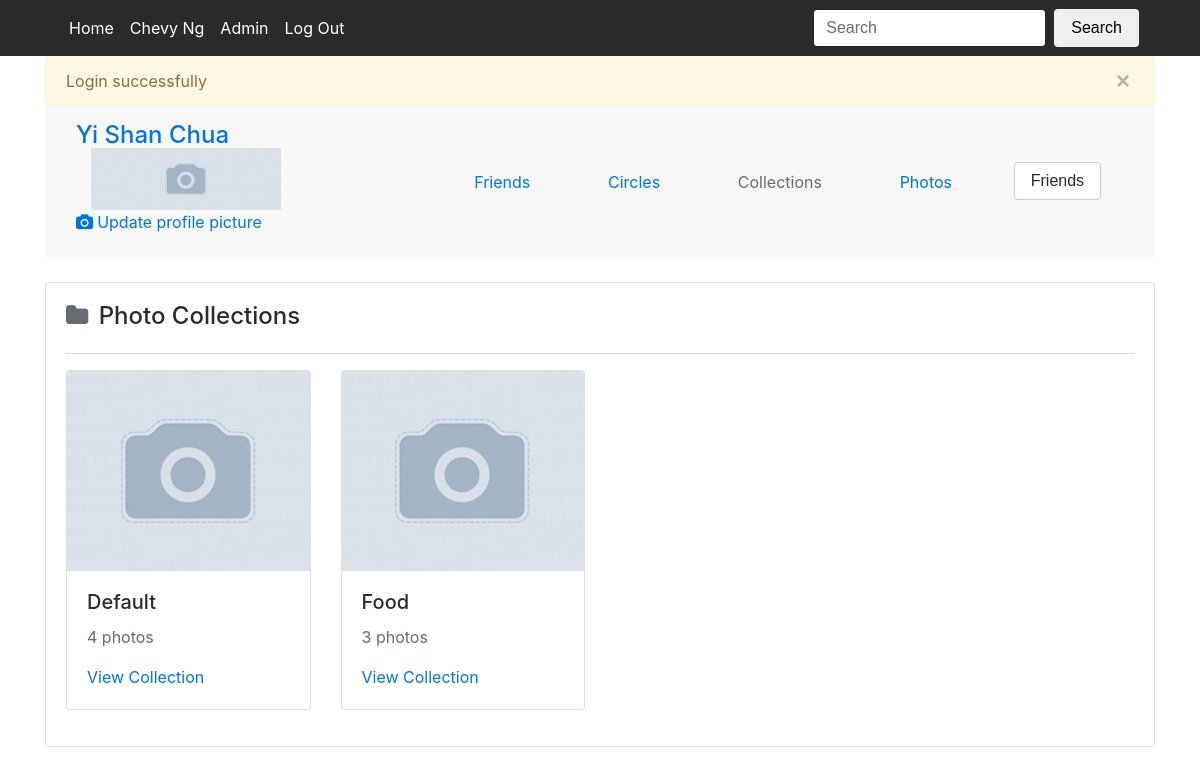
/2/collection (signed in), run on the app's committed database.
### tables this page shows
CREATE TABLE `user` (
	`userID` INT NOT NULL AUTO_INCREMENT,
	`first_name` VARCHAR(255) NOT NULL,
	`last_name` VARCHAR(255) NOT NULL,
	`email` VARCHAR(255) NOT NULL,
	`password` VARCHAR(255) NOT NULL,
	`photo_path` VARCHAR(255) NOT NULL DEFAULT 'path',
	`privacy` TINYINT NOT NULL DEFAULT '1',
	`admin` TINYINT NOT NULL DEFAULT '0',
	`CREATED_AT` TIMESTAMP NOT NULL DEFAULT CURRENT_TIMESTAMP,
	`UPDATED_AT` TIMESTAMP NOT NULL,
	PRIMARY KEY (`userID`),
	UNIQUE (`email`)
);

CREATE TABLE `photoCollection` (
	`collectionID` INT NOT NULL AUTO_INCREMENT,
	`userID` INT NOT NULL,
	`name` VARCHAR(255) NOT NULL,
	`accessRights` TINYINT NOT NULL DEFAULT '2',
	`CREATED_AT` TIMESTAMP NOT NULL DEFAULT CURRENT_TIMESTAMP,
	`UPDATED_AT` TIMESTAMP NOT NULL,
	PRIMARY KEY (`collectionID`),
	FOREIGN KEY (`userID`) REFERENCES `user`(`userID`) ON DELETE CASCADE ON UPDATE CASCADE
);

### application/controller/collection_controller.php (called while the page is built, shortened)
<?php
require_once APP . 'model/user.php';
require_once APP . 'model/collection.php';
class CollectionController
{
  function __construct()
  {
    if (isset($_SESSION['current_user'])) {
      $this->current_userID = $_SESSION['current_user']->userID;
    }
  }
  public function user_index($collection_userID)
  {
    $model = new User();
    $user = $model->find_by_id($collection_userID);
    if (can_access_user($this->current_userID, $collection_userID) == false) {
      $_SESSION['message'] = 'You dont have rights to view collections of ' . user_name($user->userID);
      Redirect(URL);
    }
    $is_friend = $model->is_friend($this->current_userID, $collection_userID);
    $model = new Collection();
    $collections_owned = $model->find_user_collection($collection_userID);
    require APP . 'view/_templates/header.php';
    require APP . 'view/collections/index.php';
    require APP . 'view/_templates/footer.php';
  }
}
?>

### public/index.php (called while the page is built, shortened)
<?php
require APP . 'libs/helper.php';
$app = new Application();
?>

### application/core/model.php (called while the page is built, shortened)
<?php
class Model
{
  private function openDatabaseConnection()
  {
    $options = array(PDO::ATTR_DEFAULT_FETCH_MODE => PDO::FETCH_OBJ, PDO::ATTR_ERRMODE => PDO::ERRMODE_WARNING);
    $this->db = new PDO(DB_TYPE . ':host=' . DB_HOST . ';dbname=' . DB_NAME . ';charset=' . DB_CHARSET, DB_USER, DB_PASS, $options);
  }
}
?>

### application/model/user.php (called while the page is built, shortened)
<?php
require_once APP . 'core/model.php';
class User extends Model
{
  public function find_by_id($userID)
  {
    $sql = "SELECT first_name, last_name, userID, email, password, privacy, photo_path
            FROM user
            WHERE userID = :userID
            LIMIT 1";
    $query = $this->db->prepare($sql);
    $params = array(':userID' => $userID);
    $query->execute($params);
    return $query->fetch();
  }
  public function is_friend($userID,$userID_2)
  {
    $sql = "SELECT status
            FROM relationship
            WHERE
              (userID = :userID AND userID_2 = :userID_2)
              OR (userID = :userID_2  AND userID_2 = :userID)";
    $query = $this->db->prepare($sql);
    $params = array(':userID' => $userID,
                    ':userID_2' => $userID_2);
    $query->execute($params);
    return $query->fetch();
  }
}
?>

### application/libs/helper.php (called while the page is built, shortened)
<?php
function can_access_user($current_userID, $target_userID)
{
    require_once APP . 'model/user.php';
    $model = new User();
    $target_user = $model->find_by_id($target_userID);
    return true;
}
?>

### application/model/collection.php (called while the page is built, shortened)
<?php
require_once APP . 'core/model.php';
class Collection extends Model
{
  public function find_user_collection($userID)
  {
    $sql = "SELECT pc.collectionID, pc.accessRights, pc.userID, pc.name, count(p.path) noOfPhotos, p.path coverPhoto
            FROM photoCollection pc
            LEFT JOIN
              (SELECT *
                FROM photo
                ORDER BY CREATED_AT DESC
              ) AS p
              ON pc.collectionID = p.collectionID
            WHERE pc.userID = :userID
            GROUP BY pc.collectionID";
    $query = $this->db->prepare($sql);
    $params = array(':userID' => $userID);
    $query->execute($params);
    return $query->fetchAll();
  }
}
?>

### application/view/collections/index.php (the view, shortened to what this page needs)
<?php require APP . 'view/users/profile_header.php'; ?>
<div class="card">
  <div class="card-block">
    <div class="row align-items-center mb-3">
      <div class="col-10"><h4><i class="fa fa-folder mr-1 text-muted" aria-hidden="true"></i> Photo Collections</h4></div>
      <div class="col-2 text-right">
      </div>
    </div>
    <div class="mt-3 mb-3" style="border-top: 1px solid #DDD;"></div>
      <?php if ($collections_owned != NULL) { ?>
        <div class="row">
        <?php foreach ($collections_owned as $collection) { ?>
            <div class="col-3">
              <div class="card mb-3">
                <img class="card-img-top" src="<?php echo $collection->coverPhoto ?>" onError="this.src='<?php echo URL ?>images/missing.jpg'" style="object-fit: cover; height: 200px;">
                <div class="card-block">
                  <h5 class="card-title"><?php echo $collection->name ?></h5>
                  <p class="card-text text-muted">
                    <?php echo $collection->noOfPhotos ?> photos
                  </p>
                  <a href="<?php echo URL; ?>collection/<?php echo $collection->collectionID ?>" class="card-link">View Collection</a>
                </div>
              </div>
            </div>
        <?php } ?>
      <?php } ?>
    </div>
  </div>
</div>

### application/view/users/profile_header.php (shortened to what this page needs)
<div class="row bg-faded align-items-center p-3 mb-4 ml-0 mr-0 rounded-bottom">
  <div class="col-4">
    <h4 class="mb-0"><a href="<?php echo URL . $user->userID ?>"><?php echo $user->first_name ?> <?php echo $user->last_name ?></a></h4>
    <div class="col-8">
      <img class="w-100" src="<?php echo $user->photo_path ?>" onError="this.src ='<?php echo URL; ?>images/missing.jpg'"  />
    </div>
    <form class="align-self-center" action="<?php echo URL ?>user/upload" method="post" enctype="multipart/form-data">
      <label class="label text-primary">
          <i class="fa fa-camera mr-1" aria-hidden="true"></i>Update profile picture
      </label>
    </form>
  </div>
  <div class="col-8">
    <ul class="nav nav-fill">
      <li class="nav-item">
        <a class="nav-link <?php echo '' . (!isset($friend_userID) ? : 'text-muted') ?>" href="<?php echo URL . $user->userID ?>/friend">
          Friends
        </a>
      </li>
      <li class="nav-item">
        <a class="nav-link <?php echo '' . (!isset($circle_userID) ? : 'text-muted') ?>" href="<?php echo URL . $user->userID ?>/circle">
          Circles
        </a>
      </li>
      <li class="nav-item">
        <a class="nav-link <?php echo '' . (!isset($collection_userID) ? : 'text-muted') ?>" href="<?php echo URL . $user->userID ?>/collection">
          Collections
        </a>
      </li>
      <li class="nav-item">
        <a class="nav-link <?php echo '' . (!isset($photo_userID) ? : 'text-muted') ?>" href="<?php echo URL . $user->userID ?>/photo">
          Photos
        </a>
      </li>
      <?php if ($this->current_userID != $user->userID) { ?>
      <li class="nav-item">
      <?php if($is_friend != NULL) { ?>
        <?php if($is_friend->status == 0) { ?>
          <button class="btn btn-secondary">Friends</button>
        <?php } else if($is_friend->status == 1) { ?>
          <?php if($initiator->userID == $this->current_userID) { ?>
              <button class="btn btn-secondary">Friend Request sent</button>
          <?php } else { ?>
              <a class="btn btn-primary" href="<?php echo URL ?>user/accept_friendship?userID=<?php echo $user->userID ?>">Accept Friend Request</a>
              <a class="btn btn-secondary" href="<?php echo URL ?>user/reject_friendship?userID=<?php echo $user->userID ?>">Reject</a>
          <?php } ?>
        <?php } ?>
      <?php } else {?>
          <a class="btn btn-primary" href="<?php echo URL ?>user/add_friend?userID=<?php echo $user->userID ?>">Add Friend</a>
      <?php } ?>
      </li>
      <?php } ?>
    </ul>
  </div>
</div>

### data on the page
user: first_name "Yi Shan", last_name "Chua"
photocollection: name "Default", noOfPhotos "4"
photocollection: name "Food", noOfPhotos "3"

### other printed values
$this->current_user->first_name "Chevy"
$this->current_user->last_name "Ng"
$_SESSION['message'] "Login successfully"
